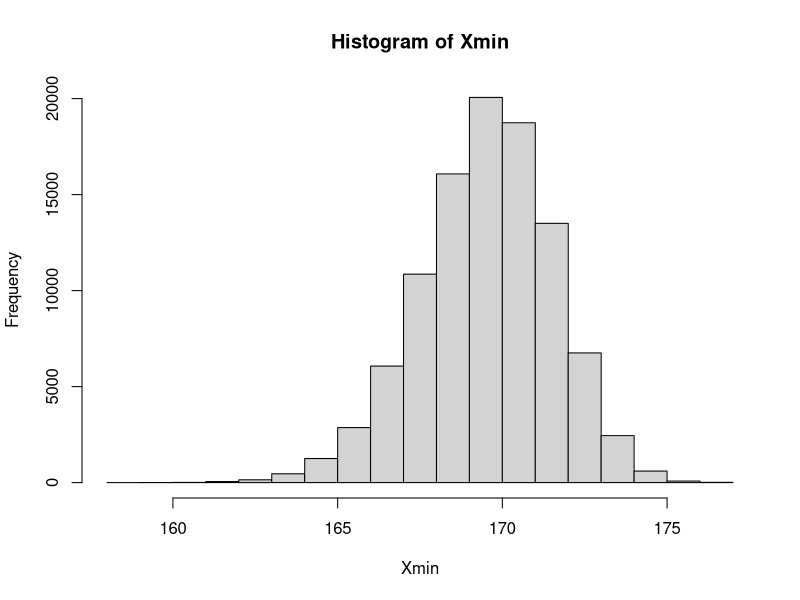
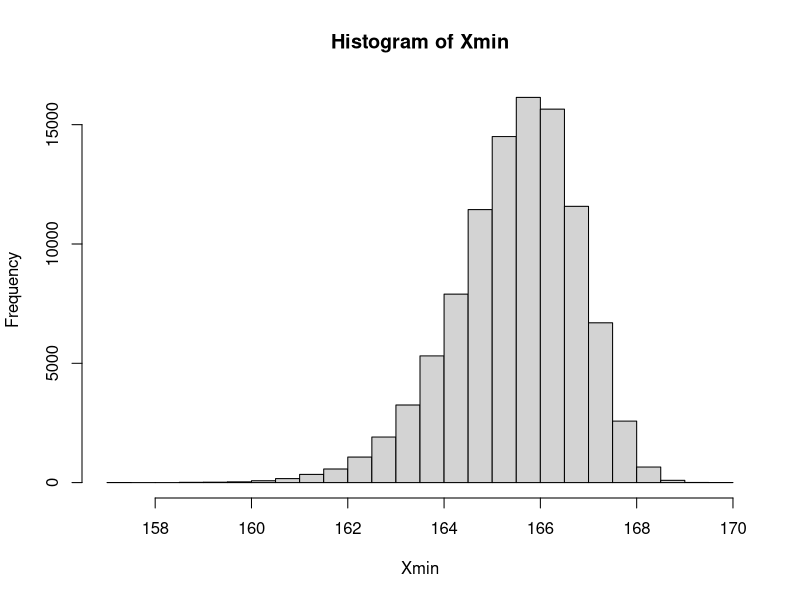
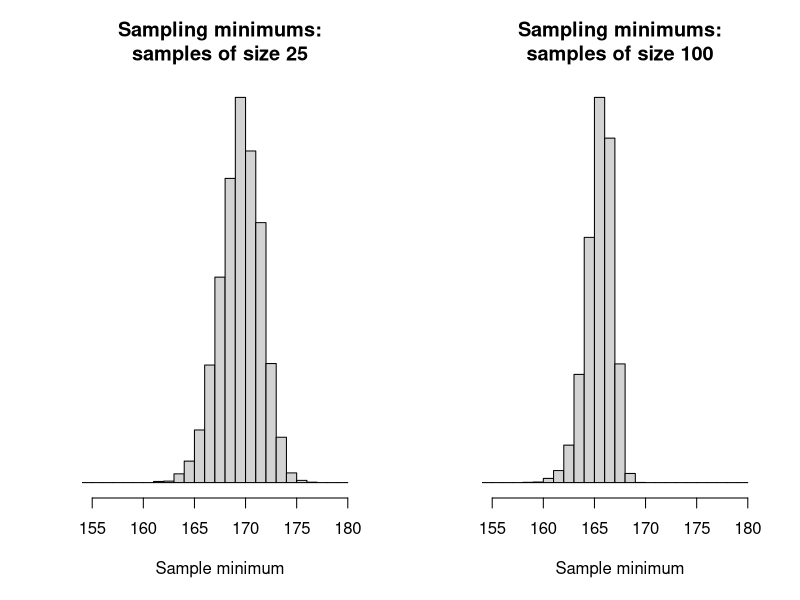
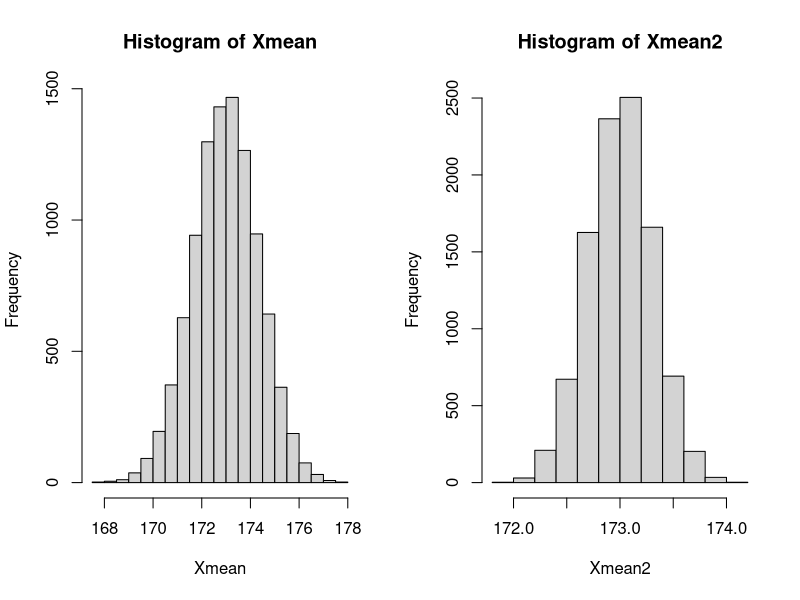
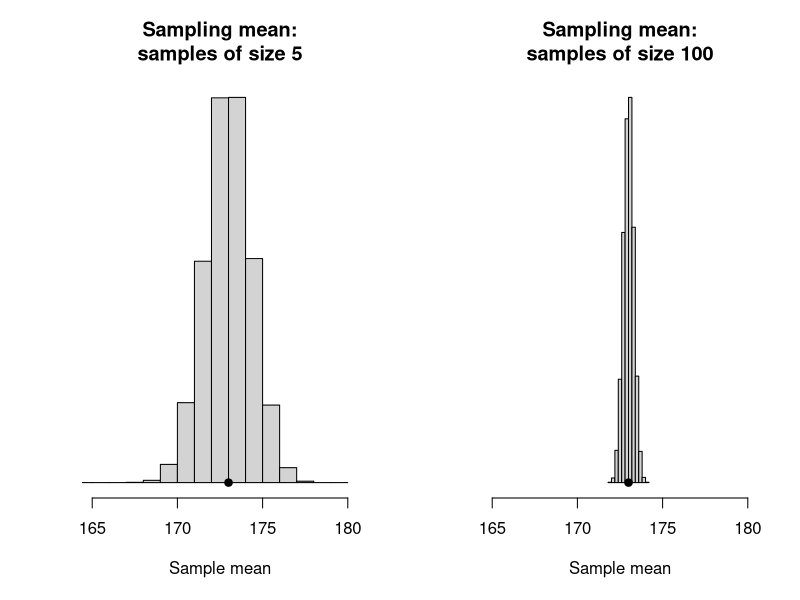
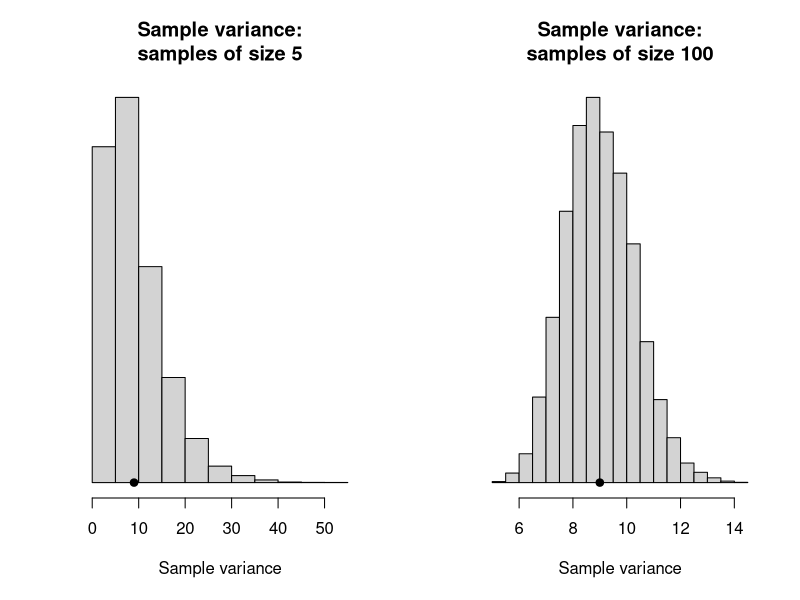
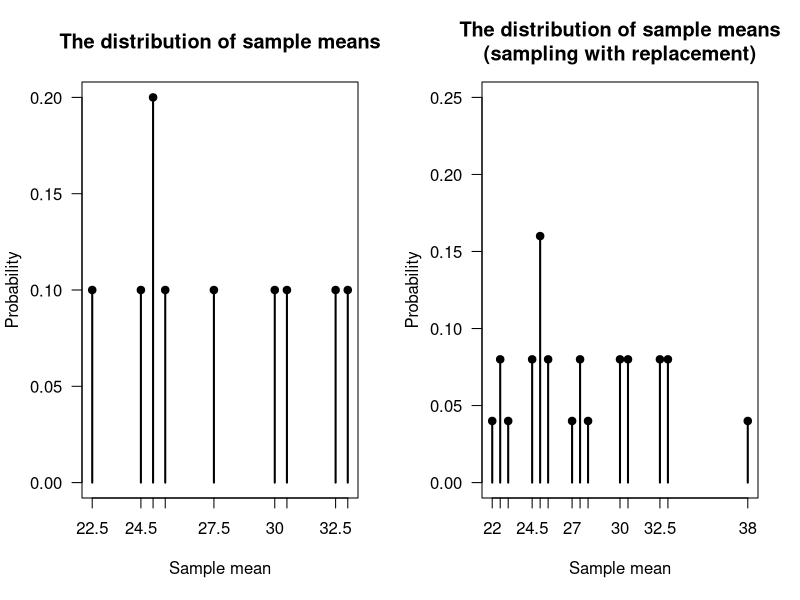
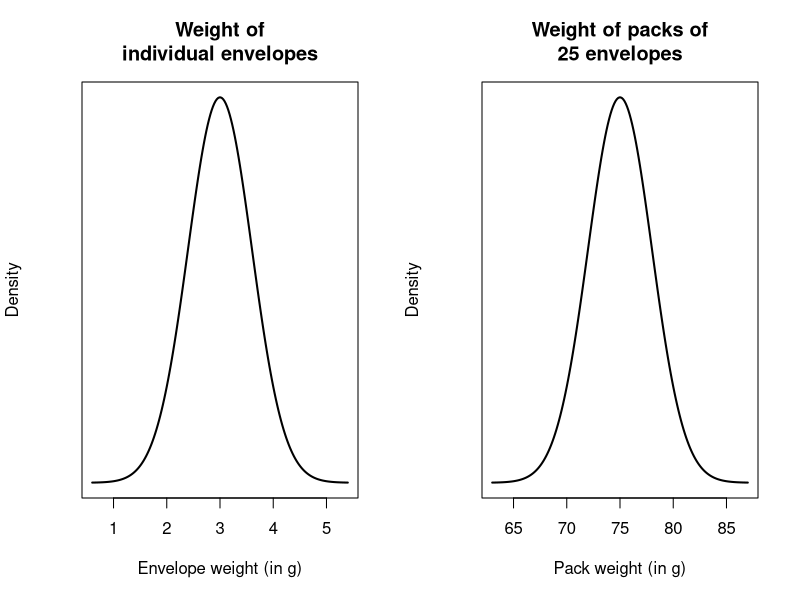

Source code (R) for these figures, in order: (Note: this script raises an error after producing the figures.)
## ---- chunk 1
Population <- c(22, 23, 27, 28, 38)
min_P <- min(Population)
min_P
## ---- chunk 2
combn(Population, 2)
## ---- chunk 3
min_S <- combn(Population, 2, FUN = min)
min_S
## ---- chunk 4
table(min_S)
## ---- chunk 5
min_S <- combn(Population, 4, FUN = min)
table(min_S)
## ---- chunk 6
set.seed(1592875)
## ---- chunk 7
x_Mn <- 173; x_Sd <- 3        # Population (model) mean, std dev.
sample_Size <- 5              # Sample size is 5
x1 <- rnorm(sample_Size,      # Take a sample of this size
            mean = x_Mn, sd = x_Sd)
min(x1)    # Compute the sample minimum for this sample
## ---- chunk 8
num_Sims <- 100000           # Number of simulations

# Generate random values
Xvals <- rnorm(num_Sims * sample_Size,
               mean = x_Mn, sd = x_Sd)

# Place these into an array, with each sample as a column 
Xvals <- array(Xvals,
               dim = c(sample_Size, num_Sims) )

# Find the minimum of each sample (i.e., column)
Xmin   <- apply(Xvals, 
                MARGIN = 2, 
                FUN = min) 
hist(Xmin)          # Create the histogram of sample minimums
## ---- chunk 9
sample_Size2 <- 100

# Generate random values
Xvals <- rnorm(num_Sims * sample_Size2,
               mean = x_Mn, sd = x_Sd)

# Place these into an array, with each sample as a column 
Xvals <- array(Xvals,
               dim = c(sample_Size2, num_Sims) )

# Find the minimum of each sample (i.e., column)
Xmin   <- apply(Xvals, 
                MARGIN = 2, 
                FUN = min) 
hist(Xmin)          # Create the histogram of sample minimums
## ---- chunk 10
par( mfrow = c(1, 2))

set.seed(1592875)

sample_Size <- 5

x_Mn <- 173
x_Sd <- 3
num_Sims <- 10000          # Number of simulations

#####

# Generate random values
Xvals <- rnorm(num_Sims * sample_Size,
               mean = x_Mn, sd = x_Sd)

# Place these into an array, with each sample as a column 
Xvals <- array(Xvals,
               dim = c(sample_Size, num_Sims) )

# Find the minimum of each sample (i.e., column)
Xmin   <- apply(Xvals, 
                MARGIN = 2, 
                FUN = min) 

hist(Xmin, 
     xlim = c(155, 180),
     xlab = "Sample minimum",
     ylab = "",
     breaks = seq(150, 180, by = 1),
     main = "Sampling minimums:\nsamples of size 25",
     axes = FALSE)
axis(side = 1)

#####

sample_Size2 <- 100

Xvals2 <- rnorm(num_Sims * sample_Size2,
                mean = x_Mn, sd = x_Sd)
Xvals2 <- array(Xvals2,
                dim = c(sample_Size2, num_Sims) )
Xmin2  <- apply(Xvals2, 
                MARGIN = 2, 
                FUN = "min") 

hist(Xmin2, 
     xlim = c(155, 180),
     xlab = "Sample minimum",
     ylab = "",
     breaks = seq(150, 180, by = 1),
     main = "Sampling minimums:\nsamples of size 100",
     axes = FALSE)
axis(side = 1)
## ---- chunk 11
# Mean: n = 5
Xmean   <- apply(Xvals, 
                 MARGIN = 2, 
                 FUN = mean) 
hist(Xmean)          # Create the histogram of sample minimums

# Mean: n = 100
Xmean2   <- apply(Xvals2, 
                 MARGIN = 2, 
                 FUN = mean) 
hist(Xmean2)          # Create the histogram of sample minimums
## ---- chunk 12
par( mfrow = c(1, 2))

hist(Xmean, 
     xlim = c(165, 180),
     xlab = "Sample mean",
     ylab = "",
     breaks = seq(150, 180, by = 1),
     main = "Sampling mean:\nsamples of size 5",
     axes = FALSE)
axis(side = 1)
points(x = x_Mn, 
       y = 0,
       pch = 19)



#####

hist(Xmean2, 
     xlim = c(165, 180),
     xlab = "Sample mean",
     ylab = "",
     #breaks = seq(150, 180, by = 1),
     main = "Sampling mean:\nsamples of size 100",
     axes = FALSE)
axis(side = 1)
points(x = x_Mn, 
       y = 0,
       pch = 19)


## ---- chunk 13
par( mfrow = c(1, 2))

Xvar   <- apply(Xvals, 
                MARGIN = 2, 
                FUN = var) 
Xvar2   <- apply(Xvals2, 
                 MARGIN = 2, 
                 FUN = var) 
xRange <- c(1, 2)

hist(Xvar, 
#     xlim = xRange,
     xlab = "Sample variance",
     ylab = "",
     #breaks = seq(150, 180, by = 1),
     main = "Sample variance:\nsamples of size 5",
     axes = FALSE)
axis(side = 1)
points(x = x_Sd^2, 
       y = 0,
       pch = 19)



#####

hist(Xvar2, 
#     xlim = c(165, 180),
     xlab = "Sample variance",
     ylab = "",
     #breaks = seq(150, 180, by = 1),
     main = "Sample variance:\nsamples of size 100",
     axes = FALSE)
axis(side = 1)
points(x = x_Sd^2, 
       y = 0,
       pch = 19)

## ---- chunk 14
### All possible combinations of 2 elements:
AllSamples <- combn(Population,
                    m = 2)  # Take 2 elements at a time
AllSamples

### Mean of each possible sample:
MeanAllSamples <- colMeans(AllSamples)  # Find the mean of each column 
MeanAllSamples
## ---- chunk 15
cbind(                 t(AllSamples), 
       "Sample mean" = MeanAllSamples,
       "Probability" = 1/10)
## ---- chunk 16
prop.table(table(MeanAllSamples))

plot( prop.table(table(MeanAllSamples)),
      las = 1,
      xlab = "Sample mean",
      ylab = "Probability",
      main = "The distribution of sample means")
points( x = names(prop.table(table(MeanAllSamples))),
        y = prop.table(table(MeanAllSamples)),
        pch = 19)
## ---- chunk 17
mean(MeanAllSamples)
## ---- chunk 18
n <- length(MeanAllSamples)
var(MeanAllSamples) * (n - 1) / n
## ---- chunk 19
### All possible combinations of 3 elements:
AllSamples <- combn(Population,
                    m = 3)

### Mean of each possible sample:
MeanAllSamples <- colMeans(AllSamples)
mean(MeanAllSamples)
n <- length(MeanAllSamples)
var(MeanAllSamples) * (n - 1) / n
## ---- chunk 20
### All possible combinations of 3 elements:
AllSamples <- combn(Population,
                    m = 4)

### Mean of each possible sample:
MeanAllSamples <- colMeans(AllSamples)
mean(MeanAllSamples)
n <- length(MeanAllSamples)
var(MeanAllSamples) * (n - 1) / n
## ---- chunk 21
AllSamplesWithReplacement <- expand.grid(Population, Population)
names(AllSamplesWithReplacement) <- c(NA, 
                                      NA)
MeanAllSamplesWithReplacement <- rowMeans(AllSamplesWithReplacement)

cbind( AllSamplesWithReplacement[, 1],
       AllSamplesWithReplacement[, 2],
       "Sample mean" = MeanAllSamplesWithReplacement, 
       "Probability" = 1/25)
## ---- chunk 22
prop.table(table(MeanAllSamplesWithReplacement))

plot( prop.table(table(MeanAllSamplesWithReplacement)),
      las = 1,
      ylim = c(0, 0.25),
      xlab = "Sample mean",
      ylab = "Probability",
      main = "The distribution of sample means\n(sampling with replacement)")
points( x = names(prop.table(table(MeanAllSamplesWithReplacement))),
        y = prop.table(table(MeanAllSamplesWithReplacement)),
        pch = 19)
## ---- chunk 23
mean(MeanAllSamplesWithReplacement)
n <- length(MeanAllSamplesWithReplacement)
var(MeanAllSamplesWithReplacement) * (n - 1) / n

## ---- chunk 24
set.seed(8979704) # For reproducibility
numberVars <- 1000 # That is: n

# The values of a_i, the coefficients in the linear combination
ai <- sample(x = seq(-2, 3),    # We select values of a_i between -2 and 3
             size = numberVars, # Need one for each X value
             replace = TRUE)    # Select with replacement

# The means of the individual distributions
mui <- runif(numberVars, # We take means from a uniform dist; one for each X
             min = -5,   # Min value is -5
             max = 5)    # Max value is 5
# The variances of the distributions
sigma2i <- runif(numberVars,  # Variance from a uniform distn also
                min = 1,    # Minimum values of 1
                max = 3)    # Maximum value of 3

# Compute the values directly:
Xi <- rnorm(numberVars,      # X_i with 
            mean = mui,   # means 
            sd = sqrt(sigma2i) )

# What we expect for Y = a_1 X_2 + a_2 X_2 + ...
# according to the Theorem:
Y <- ai * Xi  # The linear combination Y

# Show some:
someInfo <- cbind(ai, mui, sigma2i, Xi, Y)
someInfo[1:5, ]


# Compare:
compareTable <- array( dim = c(2, 2) )
colnames(compareTable) <- c("Means:",
                            "Variances:")
rownames(compareTable) <- c("Using theorem",
                            "Computing directly")

compareTable[, 1] <- c( mean(ai * Xi), 
                        mean(Y) )
compareTable[, 2] <- c( var(ai * Xi), 
                        var(Y) )
compareTable
## ---- chunk 25
2 * ( pnorm( -1.667 ) )
## ---- chunk 26
par( mfrow = c(1, 2))

x <- seq(3 - 4 * 0.6,
         3 + 4 * 0.6,
         length = 200)
y <- dnorm(x,
           mean = 3,
           sd = 0.6)
plot( y ~ x,
      type = "l",
      lwd = 2,
      las = 1,
      axes = FALSE,
      main = "Weight of\nindividual envelopes",
      xlab = "Envelope weight (in g)",
      ylab = "Density")
axis(side = 1)
box()


x <- seq(75 - 4 * 3,
         75 + 4 * 3,
         length = 200)
y <- dnorm(x,
           mean = 75,
           sd = 3)
plot( y ~ x,
      type = "l",
      lwd = 2,
      las = 1,
      axes = FALSE,
      main = "Weight of packs of\n25 envelopes",
      xlab = "Pack weight (in g)",
      ylab = "Density")
axis(side = 1)
box()
shadeNormal(x, y,
            lo = 70,
            hi = 80)
## ---- chunk 27
z <- qnorm(0.95)
z

n <- (z * 12 / 5) ^ 2
n
## ---- chunk 28
pnorm( -1.78 )
## ---- chunk 29
par( mfrow = c(1, 3))

xx <- seq(0.01, 4, length = 100)
plot( x = xx,
      y = dchisq(xx, df = 1),
      lwd = 2,
      type = "l",
      xlab = expression(italic(x)),
      ylab = "Density",
      las = 1,
      main = expression( bold(chi^2*-distribution: df==1)))

xx <- seq(0.001, 15, length = 100)
plot( x = xx,
      y = dchisq(xx, df = 5),
      lwd = 2,
      type = "l",
      xlab = expression(italic(x)),
      ylab = "Density",
      las = 1,
      main = expression( bold(chi^2*-distribution: df==5)))

xx <- seq(0.001, 50, length = 100)
plot( x = xx,
      y = dchisq(xx, df = 20),
      lwd = 2,
      type = "l",
      xlab = expression(italic(x)),
      ylab = "Density",
      las = 1,
      main = expression( bold(chi^2*-distribution: df==20)))
## ---- chunk 30
qchisq(0.9, df = 12)
## ---- chunk 31
pchisq(18, df = 9, lower.tail = FALSE)
## ---- chunk 32
par( mfrow = c(1, 3))

xx <- seq(-4, 4,
          length = 100)

plot( x = xx,
      y = dt(xx, df = 2),
      ylim = c(0, 0.4),
      lwd = 2,
      type = "l",
      axes = FALSE,
      xlab = expression(italic(x)),
      ylab = "Density",
      las = 1,
      main = expression( bold(The~italic(t)*"-"*distribution~with~2~df)))
axis(side = 1)
lines( x = xx,
       y = dnorm(x = xx),
       lwd = 2,
       lty = 2,
       col = plotColour1)

plot( x = xx,
      y = dt(xx, df = 7),
      lwd = 2,
      type = "l",
      axes = FALSE,
      xlab = expression(italic(x)),
      ylab = "Density",
      las = 1,
      main = expression( bold(The~italic(t)*"-"*distribution~with~7~df)))
axis(side = 1)
lines( x = xx,
       y = dnorm(x = xx),
       lwd = 2,
       lty = 2,
       col = plotColour1)

plot( x = xx,
      y = dt(xx, df = 30),
      lwd = 2,
      type = "l",
      axes = FALSE,
      xlab = expression(italic(x)),
      ylab = "Density",
      las = 1,
      main = expression( bold(The~italic(t)*"-"*distribution~with~30~df)))
axis(side = 1)
lines( x = xx,
       y = dnorm(x = xx),
       lwd = 2,
       lty = 2,
       col = plotColour1)
## ---- chunk 33
pt(-0.645, df = 4)
## ---- chunk 34
par(mfrow = c(1, 3))

xx <- seq(0.01, 4, length = 100)

plot( x = xx,
      y = df(xx, df1 = 1, df2 = 4),
      lwd = 2,
      type = "l",
      xlab = expression(italic(x)),
      ylab = "Density",
      las = 1,
      main = expression(bold(atop(The~italic(F)*-distribution,
                                  with~df=="(1, 4)"))))

plot( x = xx,
      y = df(xx, df1 = 6, df2 = 1),
      lwd = 2,
      type = "l",
      xlab = expression(italic(x)),
      ylab = "Density",
      las = 1,
      main = expression(bold(atop(The~italic(F)*-distribution,
                                  with~df=="(6, 1)"))))

plot( x = xx,
      y = df(xx, df1 = 30, df2 = 5),
      lwd = 2,
      type = "l",
      xlab = expression(italic(x)),
      ylab = "Density",
      las = 1,
      main = expression(bold(atop(The~italic(F)*-distribution,
                                  with~df=="(30, 5)"))))
## ---- chunk 35
pf(1,    df1 = 2, df2 = 10)
qf(0.99, df1 = 2, df2 = 10)
## ---- chunk 36

## ---- chunk 37

## ---- chunk 38
# The distribution of individuals has a uniform distribution:
set.seed(4516) # For reproducibility
sampleSize1 <- 10
sampleSize2 <- 20
sampleMeans1 <- NULL
sampleMeans2 <- NULL

numberOfSimulations <- 1000
for (i in 1:numberOfSimulations){
  # Take a sample of size 10
  Xs1 <- runif(sampleSize1, 
               min = 0,
               max = 5)
  # Take a sample of size 10
  Xs2 <- runif(sampleSize2, 
               min = 0,
               max = 5)

  # Find the sample mean
  sampleMeans1 <- c(sampleMeans1, mean(Xs1) )
  sampleMeans2 <- c(sampleMeans2, mean(Xs2) )
}

par(mfrow = c(1, 3))

plot( x = c(-1, 0, 0, 5, 5, 6), 
      y = c(0, 0, 0.2, 0.2, 0, 0),
      lwd = 2,
      las = 1,
      type = "l",
      xlab = expression(italic(x)),
      ylab = "Prob. fn",
      main = "Distribution of the\nindividuals observations")

hist( sampleMeans1,
      las = 1,
      xlab = expression(Sample~means~bar(italic(x)) ),
      main = expression( bold( atop(Distribution~of~sample~means,
                               "for"~italic(n)==10) ) ) )
hist( sampleMeans2,
      las = 1,
      xlab = expression(Sample~means~bar(italic(x)) ),
      main = expression( bold( atop(Distribution~of~sample~means,
                               "for"~italic(n)==20) ) ) )
## ---- chunk 39
1 - pnorm(1.6)
